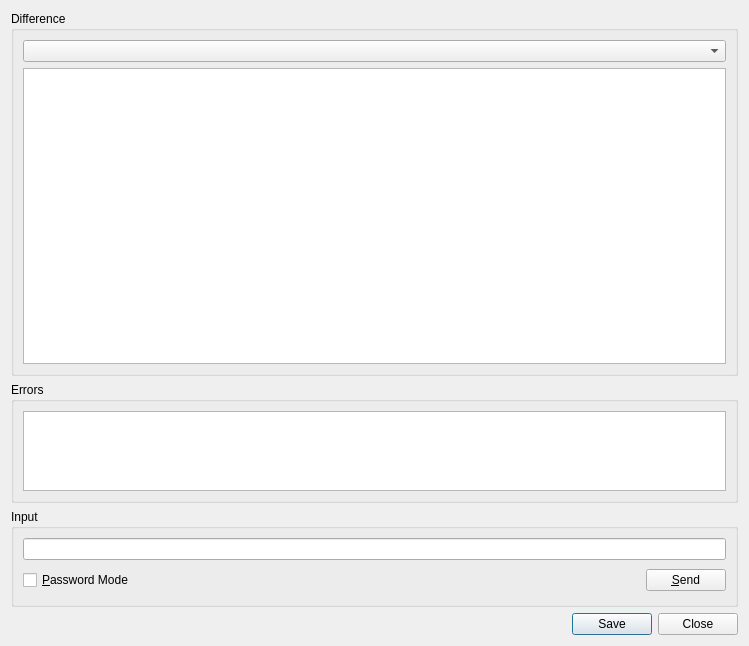
<?xml version="1.0" encoding="UTF-8"?>
<ui version="4.0">
 <class>HgDiffDialog</class>
 <widget class="QWidget" name="HgDiffDialog">
  <property name="geometry">
   <rect>
    <x>0</x>
    <y>0</y>
    <width>749</width>
    <height>646</height>
   </rect>
  </property>
  <property name="windowTitle">
   <string>Mercurial Diff</string>
  </property>
  <layout class="QVBoxLayout">
   <item>
    <widget class="QGroupBox" name="contentsGroup">
     <property name="sizePolicy">
      <sizepolicy hsizetype="Preferred" vsizetype="Preferred">
       <horstretch>0</horstretch>
       <verstretch>3</verstretch>
      </sizepolicy>
     </property>
     <property name="title">
      <string>Difference</string>
     </property>
     <layout class="QVBoxLayout" name="verticalLayout">
      <item>
       <widget class="QComboBox" name="filesCombo"/>
      </item>
      <item>
       <widget class="QTextEdit" name="contents">
        <property name="whatsThis">
         <string>&lt;b&gt;Mercurial Diff&lt;/b&gt;&lt;p&gt;This shows the output of the hg diff command.&lt;/p&gt;</string>
        </property>
        <property name="lineWrapMode">
         <enum>QTextEdit::NoWrap</enum>
        </property>
        <property name="readOnly">
         <bool>true</bool>
        </property>
        <property name="tabStopWidth">
         <number>8</number>
        </property>
        <property name="acceptRichText">
         <bool>false</bool>
        </property>
       </widget>
      </item>
     </layout>
    </widget>
   </item>
   <item>
    <widget class="QGroupBox" name="errorGroup">
     <property name="sizePolicy">
      <sizepolicy hsizetype="Preferred" vsizetype="Expanding">
       <horstretch>0</horstretch>
       <verstretch>1</verstretch>
      </sizepolicy>
     </property>
     <property name="title">
      <string>Errors</string>
     </property>
     <layout class="QVBoxLayout">
      <item>
       <widget class="QTextEdit" name="errors">
        <property name="readOnly">
         <bool>true</bool>
        </property>
        <property name="acceptRichText">
         <bool>false</bool>
        </property>
       </widget>
      </item>
     </layout>
    </widget>
   </item>
   <item>
    <widget class="QGroupBox" name="inputGroup">
     <property name="title">
      <string>Input</string>
     </property>
     <layout class="QGridLayout">
      <item row="1" column="1">
       <spacer>
        <property name="orientation">
         <enum>Qt::Horizontal</enum>
        </property>
        <property name="sizeType">
         <enum>QSizePolicy::Expanding</enum>
        </property>
        <property name="sizeHint" stdset="0">
         <size>
          <width>327</width>
          <height>29</height>
         </size>
        </property>
       </spacer>
      </item>
      <item row="1" column="2">
       <widget class="QPushButton" name="sendButton">
        <property name="toolTip">
         <string>Press to send the input to the hg process</string>
        </property>
        <property name="text">
         <string>&amp;Send</string>
        </property>
        <property name="shortcut">
         <string>Alt+S</string>
        </property>
       </widget>
      </item>
      <item row="0" column="0" colspan="3">
       <widget class="QLineEdit" name="input">
        <property name="toolTip">
         <string>Enter data to be sent to the hg process</string>
        </property>
       </widget>
      </item>
      <item row="1" column="0">
       <widget class="QCheckBox" name="passwordCheckBox">
        <property name="toolTip">
         <string>Select to switch the input field to password mode</string>
        </property>
        <property name="text">
         <string>&amp;Password Mode</string>
        </property>
        <property name="shortcut">
         <string>Alt+P</string>
        </property>
       </widget>
      </item>
     </layout>
    </widget>
   </item>
   <item>
    <widget class="QDialogButtonBox" name="buttonBox">
     <property name="orientation">
      <enum>Qt::Horizontal</enum>
     </property>
     <property name="standardButtons">
      <set>QDialogButtonBox::Close|QDialogButtonBox::Save</set>
     </property>
    </widget>
   </item>
  </layout>
 </widget>
 <tabstops>
  <tabstop>filesCombo</tabstop>
  <tabstop>contents</tabstop>
  <tabstop>errors</tabstop>
  <tabstop>input</tabstop>
  <tabstop>passwordCheckBox</tabstop>
  <tabstop>sendButton</tabstop>
  <tabstop>buttonBox</tabstop>
 </tabstops>
 <resources/>
 <connections>
  <connection>
   <sender>buttonBox</sender>
   <signal>rejected()</signal>
   <receiver>HgDiffDialog</receiver>
   <slot>close()</slot>
   <hints>
    <hint type="sourcelabel">
     <x>197</x>
     <y>624</y>
    </hint>
    <hint type="destinationlabel">
     <x>201</x>
     <y>645</y>
    </hint>
   </hints>
  </connection>
 </connections>
</ui>
